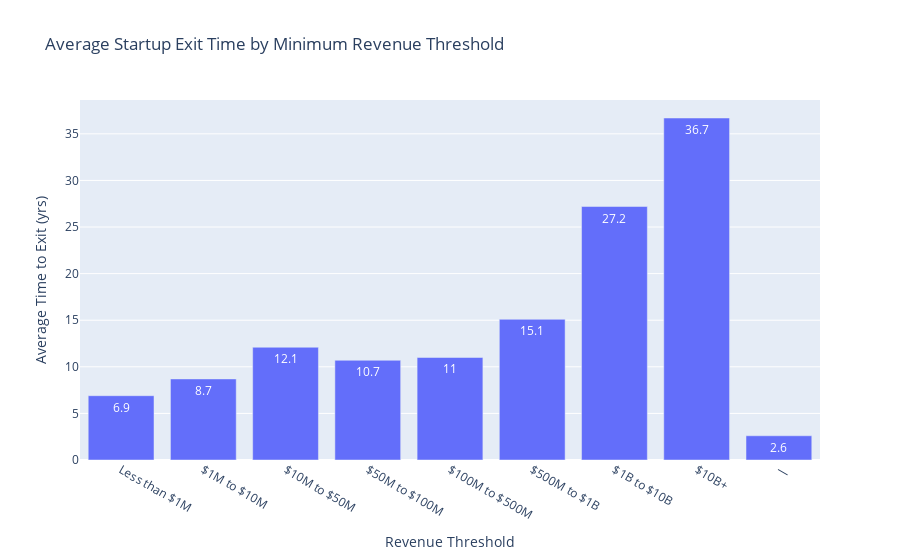

Source (notebook cell):
### Code cell
## The following was generated with the help of code sourced from https://plotly.com/python/treemaps/

fig = px.bar(
    Exit_by_Revenue_Range,
    x="REVENU_RANGE",
    y="Average_Time_Exit",
    text="Average_Time_Exit",
    title="Average Startup Exit Time by Minimum Revenue Threshold",
    labels={'REVENU_RANGE': 'Revenue Threshold', 'Average_Time_Exit': 'Average Time to Exit (yrs)'},
    category_orders={"REVENU_RANGE": revenue_order}  # This line was fixed using Generative AI. I provided the initial plotly code and it helped fix the categorical order of the bars
)

fig.show()

### Figure 1 — Plotly figure (JSON) as saved in the notebook; plotly's stock layout.template omitted (floating-point values rounded to 4 significant figures)
{"data": [{"alignmentgroup": "True", "hovertemplate": "Revenue Threshold=%{x}<br>Average Time to Exit (yrs)=%{text}<extra></extra>", "legendgroup": "", "marker": {"color": "#636efa", "pattern": {"shape": ""}}, "name": "", "offsetgroup": "", "orientation": "v", "showlegend": false, "text": [36.7, 27.2, 15.1, 12.1, 11, 10.7, 8.7, 6.9, 2.6], "textposition": "auto", "type": "bar", "x": ["$10B+", "$1B to $10B", "$500M to $1B", "$10M to $50M", "$100M to $500M", "$50M to $100M", "$1M to $10M", "Less than $1M", "—"], "xaxis": "x", "y": [36.7, 27.2, 15.1, 12.1, 11, 10.7, 8.7, 6.9, 2.6], "yaxis": "y"}], "layout": {"barmode": "relative", "legend": {"tracegroupgap": 0}, "title": {"text": "Average Startup Exit Time by Minimum Revenue Threshold"}, "xaxis": {"anchor": "y", "categoryarray": ["Less than $1M", "$1M to $10M", "$10M to $50M", "$50M to $100M", "$100M to $500M", "$500M to $1B", "$1B to $10B", "$10B+", "—"], "categoryorder": "array", "domain": [0, 1], "title": {"text": "Revenue Threshold"}}, "yaxis": {"anchor": "x", "domain": [0, 1], "title": {"text": "Average Time to Exit (yrs)"}}}}
